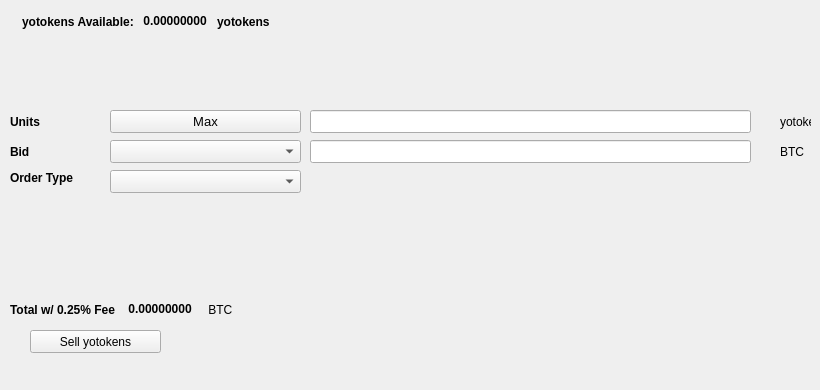
   <widget class="QWidget" name="SellTab">
    <attribute name="title">
     <string>Sell</string>
    </attribute>
    <widget class="QLabel" name="label_16">
     <property name="geometry">
      <rect>
       <x>780</x>
       <y>140</y>
       <width>31</width>
       <height>23</height>
      </rect>
     </property>
     <property name="text">
      <string>BTC</string>
     </property>
    </widget>
    <widget class="QComboBox" name="SellBidcomboBox">
     <property name="geometry">
      <rect>
       <x>110</x>
       <y>140</y>
       <width>191</width>
       <height>23</height>
      </rect>
     </property>
     <property name="font">
      <font>
       <pointsize>10</pointsize>
      </font>
     </property>
    </widget>
    <widget class="QLabel" name="label_18">
     <property name="geometry">
      <rect>
       <x>10</x>
       <y>110</y>
       <width>46</width>
       <height>23</height>
      </rect>
     </property>
     <property name="font">
      <font>
       <weight>75</weight>
       <bold>true</bold>
      </font>
     </property>
     <property name="text">
      <string>Units</string>
     </property>
    </widget>
    <widget class="QPushButton" name="Sell_Max_Amount">
     <property name="geometry">
      <rect>
       <x>110</x>
       <y>110</y>
       <width>191</width>
       <height>23</height>
      </rect>
     </property>
     <property name="font">
      <font>
       <pointsize>10</pointsize>
      </font>
     </property>
     <property name="text">
      <string>Max</string>
     </property>
    </widget>
    <widget class="QLabel" name="label_20">
     <property name="geometry">
      <rect>
       <x>10</x>
       <y>170</y>
       <width>91</width>
       <height>16</height>
      </rect>
     </property>
     <property name="font">
      <font>
       <weight>75</weight>
       <bold>true</bold>
      </font>
     </property>
     <property name="text">
      <string>Order Type</string>
     </property>
    </widget>
    <widget class="QComboBox" name="SellOrdertypeCombo">
     <property name="geometry">
      <rect>
       <x>110</x>
       <y>170</y>
       <width>191</width>
       <height>23</height>
      </rect>
     </property>
     <property name="font">
      <font>
       <pointsize>10</pointsize>
      </font>
     </property>
    </widget>
    <widget class="QLabel" name="label_21">
     <property name="geometry">
      <rect>
       <x>10</x>
       <y>140</y>
       <width>46</width>
       <height>23</height>
      </rect>
     </property>
     <property name="font">
      <font>
       <weight>75</weight>
       <bold>true</bold>
      </font>
     </property>
     <property name="text">
      <string>Bid</string>
     </property>
    </widget>
    <widget class="QLabel" name="label_22">
     <property name="geometry">
      <rect>
       <x>780</x>
       <y>110</y>
       <width>31</width>
       <height>23</height>
      </rect>
     </property>
     <property name="text">
      <string>yotokens</string>
     </property>
    </widget>
    <widget class="QLineEdit" name="UnitsInputyotokens">
     <property name="geometry">
      <rect>
       <x>310</x>
       <y>110</y>
       <width>441</width>
       <height>23</height>
      </rect>
     </property>
     <property name="font">
      <font>
       <pointsize>9</pointsize>
       <weight>75</weight>
       <bold>true</bold>
      </font>
     </property>
    </widget>
    <widget class="QLineEdit" name="SellBidPriceEdit">
     <property name="geometry">
      <rect>
       <x>310</x>
       <y>140</y>
       <width>441</width>
       <height>23</height>
      </rect>
     </property>
     <property name="font">
      <font>
       <pointsize>9</pointsize>
       <weight>75</weight>
       <bold>true</bold>
      </font>
     </property>
    </widget>
    <widget class="QPushButton" name="SellyotokensBTN">
     <property name="geometry">
      <rect>
       <x>30</x>
       <y>330</y>
       <width>131</width>
       <height>23</height>
      </rect>
     </property>
     <property name="text">
      <string>Sell yotokens</string>
     </property>
     <property name="icon">
      <iconset resource="../yotokens">
       <normaloff>:/icons/bitcoin</normaloff>:/icons/bitcoin</iconset>
     </property>
    </widget>
    <widget class="QWidget" name="layoutWidget3">
     <property name="geometry">
      <rect>
       <x>22</x>
       <y>12</y>
       <width>258</width>
       <height>19</height>
      </rect>
     </property>
     <layout class="QHBoxLayout" name="horizontalLayout">
      <item>
       <widget class="QLabel" name="label232_2">
        <property name="font">
         <font>
          <weight>75</weight>
          <bold>true</bold>
         </font>
        </property>
        <property name="text">
         <string>yotokens Available:</string>
        </property>
       </widget>
      </item>
      <item>
       <widget class="QLabel" name="yotokensAvailableLabel">
        <property name="palette">
         <palette>
          <active>
           <colorrole role="WindowText">
            <brush brushstyle="SolidPattern">
             <color alpha="255">
              <red>0</red>
              <green>0</green>
              <blue>0</blue>
             </color>
            </brush>
           </colorrole>
           <colorrole role="Button">
            <brush brushstyle="SolidPattern">
             <color alpha="255">
              <red>0</red>
              <green>170</green>
              <blue>0</blue>
             </color>
            </brush>
           </colorrole>
           <colorrole role="Light">
            <brush brushstyle="SolidPattern">
             <color alpha="255">
              <red>0</red>
              <green>255</green>
              <blue>0</blue>
             </color>
            </brush>
           </colorrole>
           <colorrole role="Midlight">
            <brush brushstyle="SolidPattern">
             <color alpha="255">
              <red>0</red>
              <green>212</green>
              <blue>0</blue>
             </color>
            </brush>
           </colorrole>
           <colorrole role="Dark">
            <brush brushstyle="SolidPattern">
             <color alpha="255">
              <red>0</red>
              <green>85</green>
              <blue>0</blue>
             </color>
            </brush>
           </colorrole>
           <colorrole role="Mid">
            <brush brushstyle="SolidPattern">
             <color alpha="255">
              <red>0</red>
              <green>113</green>
              <blue>0</blue>
             </color>
            </brush>
           </colorrole>
           <colorrole role="Text">
            <brush brushstyle="SolidPattern">
             <color alpha="255">
              <red>0</red>
              <green>170</green>
              <blue>0</blue>
             </color>
            </brush>
           </colorrole>
           <colorrole role="BrightText">
            <brush brushstyle="SolidPattern">
             <color alpha="255">
              <red>255</red>
              <green>255</green>
              <blue>255</blue>
             </color>
            </brush>
           </colorrole>
           <colorrole role="ButtonText">
            <brush brushstyle="SolidPattern">
             <color alpha="255">
              <red>0</red>
              <green>0</green>
              <blue>0</blue>
             </color>
            </brush>
           </colorrole>
           <colorrole role="Base">
            <brush brushstyle="SolidPattern">
             <color alpha="255">
              <red>255</red>
              <green>255</green>
              <blue>255</blue>
             </color>
            </brush>
           </colorrole>
           <colorrole role="Window">
            <brush brushstyle="SolidPattern">
             <color alpha="255">
              <red>0</red>
              <green>170</green>
              <blue>0</blue>
             </color>
            </brush>
           </colorrole>
           <colorrole role="Shadow">
            <brush brushstyle="SolidPattern">
             <color alpha="255">
              <red>0</red>
              <green>0</green>
              <blue>0</blue>
             </color>
            </brush>
           </colorrole>
           <colorrole role="AlternateBase">
            <brush brushstyle="SolidPattern">
             <color alpha="255">
              <red>127</red>
              <green>212</green>
              <blue>127</blue>
             </color>
            </brush>
           </colorrole>
           <colorrole role="ToolTipBase">
            <brush brushstyle="SolidPattern">
             <color alpha="255">
              <red>255</red>
              <green>255</green>
              <blue>220</blue>
             </color>
            </brush>
           </colorrole>
           <colorrole role="ToolTipText">
            <brush brushstyle="SolidPattern">
             <color alpha="255">
              <red>0</red>
              <green>0</green>
              <blue>0</blue>
             </color>
            </brush>
           </colorrole>
          </active>
          <inactive>
           <colorrole role="WindowText">
            <brush brushstyle="SolidPattern">
             <color alpha="255">
              <red>0</red>
              <green>0</green>
              <blue>0</blue>
             </color>
            </brush>
           </colorrole>
           <colorrole role="Button">
            <brush brushstyle="SolidPattern">
             <color alpha="255">
              <red>0</red>
              <green>170</green>
              <blue>0</blue>
             </color>
            </brush>
           </colorrole>
           <colorrole role="Light">
            <brush brushstyle="SolidPattern">
             <color alpha="255">
              <red>0</red>
              <green>255</green>
              <blue>0</blue>
             </color>
            </brush>
           </colorrole>
           <colorrole role="Midlight">
            <brush brushstyle="SolidPattern">
             <color alpha="255">
              <red>0</red>
              <green>212</green>
              <blue>0</blue>
             </color>
            </brush>
           </colorrole>
           <colorrole role="Dark">
            <brush brushstyle="SolidPattern">
             <color alpha="255">
              <red>0</red>
              <green>85</green>
              <blue>0</blue>
             </color>
            </brush>
           </colorrole>
           <colorrole role="Mid">
            <brush brushstyle="SolidPattern">
             <color alpha="255">
              <red>0</red>
              <green>113</green>
              <blue>0</blue>
             </color>
            </brush>
           </colorrole>
           <colorrole role="Text">
            <brush brushstyle="SolidPattern">
             <color alpha="255">
              <red>0</red>
              <green>170</green>
              <blue>0</blue>
             </color>
            </brush>
           </colorrole>
           <colorrole role="BrightText">
            <brush brushstyle="SolidPattern">
             <color alpha="255">
              <red>255</red>
              <green>255</green>
              <blue>255</blue>
             </color>
            </brush>
           </colorrole>
           <colorrole role="ButtonText">
            <brush brushstyle="SolidPattern">
             <color alpha="255">
              <red>0</red>
              <green>0</green>
              <blue>0</blue>
             </color>
            </brush>
           </colorrole>
           <colorrole role="Base">
            <brush brushstyle="SolidPattern">
             <color alpha="255">
              <red>255</red>
              <green>255</green>
              <blue>255</blue>
             </color>
            </brush>
           </colorrole>
           <colorrole role="Window">
            <brush brushstyle="SolidPattern">
             <color alpha="255">
              <red>0</red>
              <green>170</green>
              <blue>0</blue>
             </color>
            </brush>
           </colorrole>
           <colorrole role="Shadow">
            <brush brushstyle="SolidPattern">
             <color alpha="255">
              <red>0</red>
              <green>0</green>
              <blue>0</blue>
             </color>
            </brush>
           </colorrole>
           <colorrole role="AlternateBase">
            <brush brushstyle="SolidPattern">
             <color alpha="255">
              <red>127</red>
              <green>212</green>
              <blue>127</blue>
             </color>
            </brush>
           </colorrole>
           <colorrole role="ToolTipBase">
            <brush brushstyle="SolidPattern">
             <color alpha="255">
              <red>255</red>
              <green>255</green>
              <blue>220</blue>
             </color>
            </brush>
           </colorrole>
           <colorrole role="ToolTipText">
            <brush brushstyle="SolidPattern">
             <color alpha="255">
              <red>0</red>
              <green>0</green>
              <blue>0</blue>
             </color>
            </brush>
           </colorrole>
          </inactive>
          <disabled>
           <colorrole role="WindowText">
            <brush brushstyle="SolidPattern">
             <color alpha="255">
              <red>0</red>
              <green>85</green>
              <blue>0</blue>
             </color>
            </brush>
           </colorrole>
           <colorrole role="Button">
            <brush brushstyle="SolidPattern">
             <color alpha="255">
              <red>0</red>
              <green>170</green>
              <blue>0</blue>
             </color>
            </brush>
           </colorrole>
           <colorrole role="Light">
            <brush brushstyle="SolidPattern">
             <color alpha="255">
              <red>0</red>
              <green>255</green>
              <blue>0</blue>
             </color>
            </brush>
           </colorrole>
           <colorrole role="Midlight">
            <brush brushstyle="SolidPattern">
             <color alpha="255">
              <red>0</red>
              <green>212</green>
              <blue>0</blue>
             </color>
            </brush>
           </colorrole>
           <colorrole role="Dark">
            <brush brushstyle="SolidPattern">
             <color alpha="255">
              <red>0</red>
              <green>85</green>
              <blue>0</blue>
             </color>
            </brush>
           </colorrole>
           <colorrole role="Mid">
            <brush brushstyle="SolidPattern">
             <color alpha="255">
              <red>0</red>
              <green>113</green>
              <blue>0</blue>
             </color>
            </brush>
           </colorrole>
           <colorrole role="Text">
            <brush brushstyle="SolidPattern">
             <color alpha="255">
              <red>0</red>
              <green>85</green>
              <blue>0</blue>
             </color>
            </brush>
           </colorrole>
           <colorrole role="BrightText">
            <brush brushstyle="SolidPattern">
             <color alpha="255">
              <red>255</red>
              <green>255</green>
              <blue>255</blue>
             </color>
            </brush>
           </colorrole>
           <colorrole role="ButtonText">
            <brush brushstyle="SolidPattern">
             <color alpha="255">
              <red>0</red>
              <green>85</green>
              <blue>0</blue>
             </color>
            </brush>
           </colorrole>
           <colorrole role="Base">
            <brush brushstyle="SolidPattern">
             <color alpha="255">
              <red>0</red>
              <green>170</green>
              <blue>0</blue>
             </color>
            </brush>
           </colorrole>
           <colorrole role="Window">
            <brush brushstyle="SolidPattern">
             <color alpha="255">
              <red>0</red>
              <green>170</green>
              <blue>0</blue>
             </color>
            </brush>
           </colorrole>
           <colorrole role="Shadow">
            <brush brushstyle="SolidPattern">
             <color alpha="255">
              <red>0</red>
              <green>0</green>
              <blue>0</blue>
             </color>
            </brush>
           </colorrole>
           <colorrole role="AlternateBase">
            <brush brushstyle="SolidPattern">
             <color alpha="255">
              <red>0</red>
              <green>170</green>
              <blue>0</blue>
             </color>
            </brush>
           </colorrole>
           <colorrole role="ToolTipBase">
            <brush brushstyle="SolidPattern">
             <color alpha="255">
              <red>255</red>
              <green>255</green>
              <blue>220</blue>
             </color>
            </brush>
           </colorrole>
           <colorrole role="ToolTipText">
            <brush brushstyle="SolidPattern">
             <color alpha="255">
              <red>0</red>
              <green>0</green>
              <blue>0</blue>
             </color>
            </brush>
           </colorrole>
          </disabled>
         </palette>
        </property>
        <property name="font">
         <font>
          <weight>75</weight>
          <bold>true</bold>
         </font>
        </property>
        <property name="text">
         <string> 0.00000000 </string>
        </property>
        <property name="textInteractionFlags">
         <set>Qt::LinksAccessibleByMouse|Qt::TextSelectableByKeyboard|Qt::TextSelectableByMouse</set>
        </property>
       </widget>
      </item>
      <item>
       <widget class="QLabel" name="labelyotokens">
        <property name="font">
         <font>
          <weight>75</weight>
          <bold>true</bold>
         </font>
        </property>
        <property name="text">
         <string>yotokens</string>
        </property>
       </widget>
      </item>
     </layout>
    </widget>
    <widget class="QWidget" name="layoutWidget">
     <property name="geometry">
      <rect>
       <x>10</x>
       <y>300</y>
       <width>268</width>
       <height>19</height>
      </rect>
     </property>
     <layout class="QHBoxLayout" name="horizontalLayout_2">
      <item>
       <widget class="QLabel" name="label_19">
        <property name="font">
         <font>
          <weight>75</weight>
          <bold>true</bold>
         </font>
        </property>
        <property name="text">
         <string>Total w/ 0.25% Fee </string>
        </property>
       </widget>
      </item>
      <item>
       <widget class="QLabel" name="SellCostLabel">
        <property name="palette">
         <palette>
          <active>
           <colorrole role="WindowText">
            <brush brushstyle="SolidPattern">
             <color alpha="255">
              <red>0</red>
              <green>0</green>
              <blue>0</blue>
             </color>
            </brush>
           </colorrole>
           <colorrole role="Button">
            <brush brushstyle="SolidPattern">
             <color alpha="255">
              <red>0</red>
              <green>170</green>
              <blue>0</blue>
             </color>
            </brush>
           </colorrole>
           <colorrole role="Light">
            <brush brushstyle="SolidPattern">
             <color alpha="255">
              <red>0</red>
              <green>255</green>
              <blue>0</blue>
             </color>
            </brush>
           </colorrole>
           <colorrole role="Midlight">
            <brush brushstyle="SolidPattern">
             <color alpha="255">
              <red>0</red>
              <green>212</green>
              <blue>0</blue>
             </color>
            </brush>
           </colorrole>
           <colorrole role="Dark">
            <brush brushstyle="SolidPattern">
             <color alpha="255">
              <red>0</red>
              <green>85</green>
              <blue>0</blue>
             </color>
            </brush>
           </colorrole>
           <colorrole role="Mid">
            <brush brushstyle="SolidPattern">
             <color alpha="255">
              <red>0</red>
              <green>113</green>
              <blue>0</blue>
             </color>
            </brush>
           </colorrole>
           <colorrole role="Text">
            <brush brushstyle="SolidPattern">
             <color alpha="255">
              <red>0</red>
              <green>170</green>
              <blue>0</blue>
             </color>
            </brush>
           </colorrole>
           <colorrole role="BrightText">
            <brush brushstyle="SolidPattern">
             <color alpha="255">
              <red>255</red>
              <green>255</green>
              <blue>255</blue>
             </color>
            </brush>
           </colorrole>
           <colorrole role="ButtonText">
            <brush brushstyle="SolidPattern">
             <color alpha="255">
              <red>0</red>
              <green>0</green>
              <blue>0</blue>
             </color>
            </brush>
           </colorrole>
           <colorrole role="Base">
            <brush brushstyle="SolidPattern">
             <color alpha="255">
              <red>255</red>
              <green>255</green>
              <blue>255</blue>
             </color>
            </brush>
           </colorrole>
           <colorrole role="Window">
            <brush brushstyle="SolidPattern">
             <color alpha="255">
              <red>0</red>
              <green>170</green>
              <blue>0</blue>
             </color>
            </brush>
           </colorrole>
           <colorrole role="Shadow">
            <brush brushstyle="SolidPattern">
             <color alpha="255">
              <red>0</red>
              <green>0</green>
              <blue>0</blue>
             </color>
            </brush>
           </colorrole>
           <colorrole role="AlternateBase">
            <brush brushstyle="SolidPattern">
             <color alpha="255">
              <red>127</red>
              <green>212</green>
              <blue>127</blue>
             </color>
            </brush>
           </colorrole>
           <colorrole role="ToolTipBase">
            <brush brushstyle="SolidPattern">
             <color alpha="255">
              <red>255</red>
              <green>255</green>
              <blue>220</blue>
             </color>
            </brush>
           </colorrole>
           <colorrole role="ToolTipText">
            <brush brushstyle="SolidPattern">
             <color alpha="255">
              <red>0</red>
              <green>0</green>
              <blue>0</blue>
             </color>
            </brush>
           </colorrole>
          </active>
          <inactive>
           <colorrole role="WindowText">
            <brush brushstyle="SolidPattern">
             <color alpha="255">
              <red>0</red>
              <green>0</green>
              <blue>0</blue>
             </color>
            </brush>
           </colorrole>
           <colorrole role="Button">
            <brush brushstyle="SolidPattern">
             <color alpha="255">
              <red>0</red>
              <green>170</green>
              <blue>0</blue>
             </color>
            </brush>
           </colorrole>
           <colorrole role="Light">
            <brush brushstyle="SolidPattern">
             <color alpha="255">
              <red>0</red>
              <green>255</green>
              <blue>0</blue>
             </color>
            </brush>
           </colorrole>
           <colorrole role="Midlight">
            <brush brushstyle="SolidPattern">
             <color alpha="255">
              <red>0</red>
              <green>212</green>
              <blue>0</blue>
             </color>
            </brush>
           </colorrole>
           <colorrole role="Dark">
            <brush brushstyle="SolidPattern">
             <color alpha="255">
              <red>0</red>
              <green>85</green>
              <blue>0</blue>
             </color>
            </brush>
           </colorrole>
           <colorrole role="Mid">
            <brush brushstyle="SolidPattern">
             <color alpha="255">
              <red>0</red>
              <green>113</green>
              <blue>0</blue>
             </color>
            </brush>
           </colorrole>
           <colorrole role="Text">
            <brush brushstyle="SolidPattern">
             <color alpha="255">
              <red>0</red>
              <green>170</green>
              <blue>0</blue>
             </color>
            </brush>
           </colorrole>
           <colorrole role="BrightText">
            <brush brushstyle="SolidPattern">
             <color alpha="255">
              <red>255</red>
              <green>255</green>
              <blue>255</blue>
             </color>
            </brush>
           </colorrole>
           <colorrole role="ButtonText">
            <brush brushstyle="SolidPattern">
             <color alpha="255">
              <red>0</red>
              <green>0</green>
              <blue>0</blue>
             </color>
            </brush>
           </colorrole>
           <colorrole role="Base">
            <brush brushstyle="SolidPattern">
             <color alpha="255">
              <red>255</red>
              <green>255</green>
              <blue>255</blue>
             </color>
            </brush>
           </colorrole>
           <colorrole role="Window">
            <brush brushstyle="SolidPattern">
             <color alpha="255">
              <red>0</red>
              <green>170</green>
              <blue>0</blue>
             </color>
            </brush>
           </colorrole>
           <colorrole role="Shadow">
            <brush brushstyle="SolidPattern">
             <color alpha="255">
              <red>0</red>
              <green>0</green>
              <blue>0</blue>
             </color>
            </brush>
           </colorrole>
           <colorrole role="AlternateBase">
            <brush brushstyle="SolidPattern">
             <color alpha="255">
              <red>127</red>
              <green>212</green>
              <blue>127</blue>
             </color>
            </brush>
           </colorrole>
           <colorrole role="ToolTipBase">
            <brush brushstyle="SolidPattern">
             <color alpha="255">
              <red>255</red>
              <green>255</green>
              <blue>220</blue>
             </color>
            </brush>
           </colorrole>
           <colorrole role="ToolTipText">
            <brush brushstyle="SolidPattern">
             <color alpha="255">
              <red>0</red>
              <green>0</green>
              <blue>0</blue>
             </color>
            </brush>
           </colorrole>
          </inactive>
          <disabled>
           <colorrole role="WindowText">
            <brush brushstyle="SolidPattern">
             <color alpha="255">
              <red>0</red>
              <green>85</green>
              <blue>0</blue>
             </color>
            </brush>
           </colorrole>
           <colorrole role="Button">
            <brush brushstyle="SolidPattern">
             <color alpha="255">
              <red>0</red>
              <green>170</green>
              <blue>0</blue>
             </color>
            </brush>
           </colorrole>
           <colorrole role="Light">
            <brush brushstyle="SolidPattern">
             <color alpha="255">
              <red>0</red>
              <green>255</green>
              <blue>0</blue>
             </color>
            </brush>
           </colorrole>
           <colorrole role="Midlight">
            <brush brushstyle="SolidPattern">
             <color alpha="255">
              <red>0</red>
              <green>212</green>
              <blue>0</blue>
             </color>
            </brush>
           </colorrole>
           <colorrole role="Dark">
            <brush brushstyle="SolidPattern">
             <color alpha="255">
              <red>0</red>
              <green>85</green>
              <blue>0</blue>
             </color>
            </brush>
           </colorrole>
           <colorrole role="Mid">
            <brush brushstyle="SolidPattern">
             <color alpha="255">
              <red>0</red>
              <green>113</green>
              <blue>0</blue>
             </color>
            </brush>
           </colorrole>
           <colorrole role="Text">
            <brush brushstyle="SolidPattern">
             <color alpha="255">
              <red>0</red>
              <green>85</green>
              <blue>0</blue>
             </color>
            </brush>
           </colorrole>
           <colorrole role="BrightText">
            <brush brushstyle="SolidPattern">
             <color alpha="255">
              <red>255</red>
              <green>255</green>
              <blue>255</blue>
             </color>
            </brush>
           </colorrole>
           <colorrole role="ButtonText">
            <brush brushstyle="SolidPattern">
             <color alpha="255">
              <red>0</red>
              <green>85</green>
              <blue>0</blue>
             </color>
            </brush>
           </colorrole>
           <colorrole role="Base">
            <brush brushstyle="SolidPattern">
             <color alpha="255">
              <red>0</red>
              <green>170</green>
              <blue>0</blue>
             </color>
            </brush>
           </colorrole>
           <colorrole role="Window">
            <brush brushstyle="SolidPattern">
             <color alpha="255">
              <red>0</red>
              <green>170</green>
              <blue>0</blue>
             </color>
            </brush>
           </colorrole>
           <colorrole role="Shadow">
            <brush brushstyle="SolidPattern">
             <color alpha="255">
              <red>0</red>
              <green>0</green>
              <blue>0</blue>
             </color>
            </brush>
           </colorrole>
           <colorrole role="AlternateBase">
            <brush brushstyle="SolidPattern">
             <color alpha="255">
              <red>0</red>
              <green>170</green>
              <blue>0</blue>
             </color>
            </brush>
           </colorrole>
           <colorrole role="ToolTipBase">
            <brush brushstyle="SolidPattern">
             <color alpha="255">
              <red>255</red>
              <green>255</green>
              <blue>220</blue>
             </color>
            </brush>
           </colorrole>
           <colorrole role="ToolTipText">
            <brush brushstyle="SolidPattern">
             <color alpha="255">
              <red>0</red>
              <green>0</green>
              <blue>0</blue>
             </color>
            </brush>
           </colorrole>
          </disabled>
         </palette>
        </property>
        <property name="font">
         <font>
          <weight>75</weight>
          <bold>true</bold>
         </font>
        </property>
        <property name="autoFillBackground">
         <bool>false</bool>
        </property>
        <property name="text">
         <string> 0.00000000</string>
        </property>
        <property name="textInteractionFlags">
         <set>Qt::LinksAccessibleByMouse|Qt::TextSelectableByMouse</set>
        </property>
       </widget>
      </item>
      <item>
       <widget class="QLabel" name="label_17">
        <property name="font">
         <font>
          <weight>50</weight>
          <bold>false</bold>
         </font>
        </property>
        <property name="text">
         <string> BTC</string>
        </property>
       </widget>
      </item>
     </layout>
    </widget>
    <widget class="QLabel" name="label_23">
     <property name="geometry">
      <rect>
       <x>460</x>
       <y>300</y>
       <width>281</width>
       <height>81</height>
      </rect>
     </property>
     <property name="text">
      <string/>
     </property>
     <property name="pixmap">
      <pixmap>:/images/bittrex</pixmap>
     </property>
    </widget>
   </widget>
